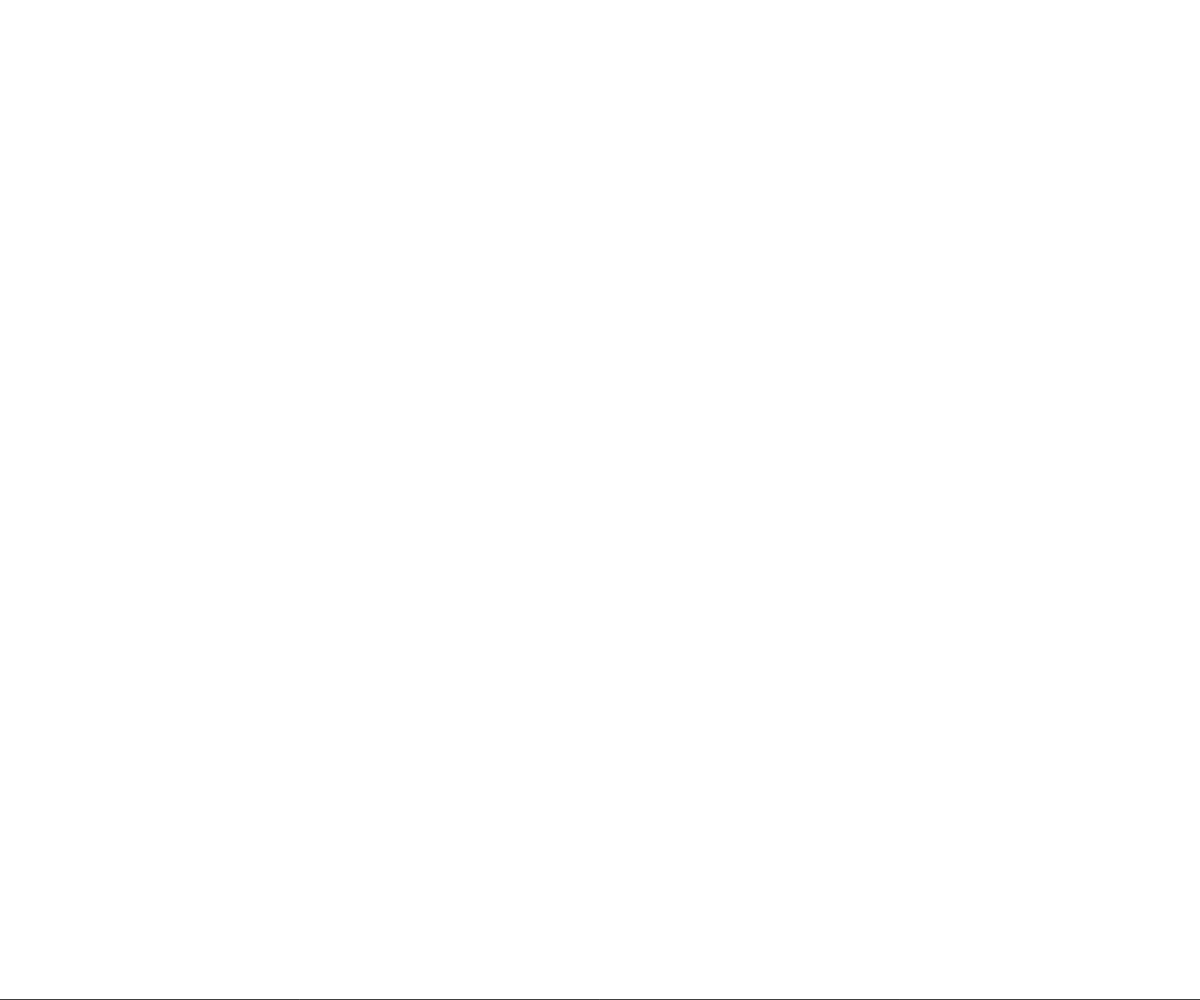
Frame 1 (no input)
Frame 60 (no input): identical to frame 1, image omitted
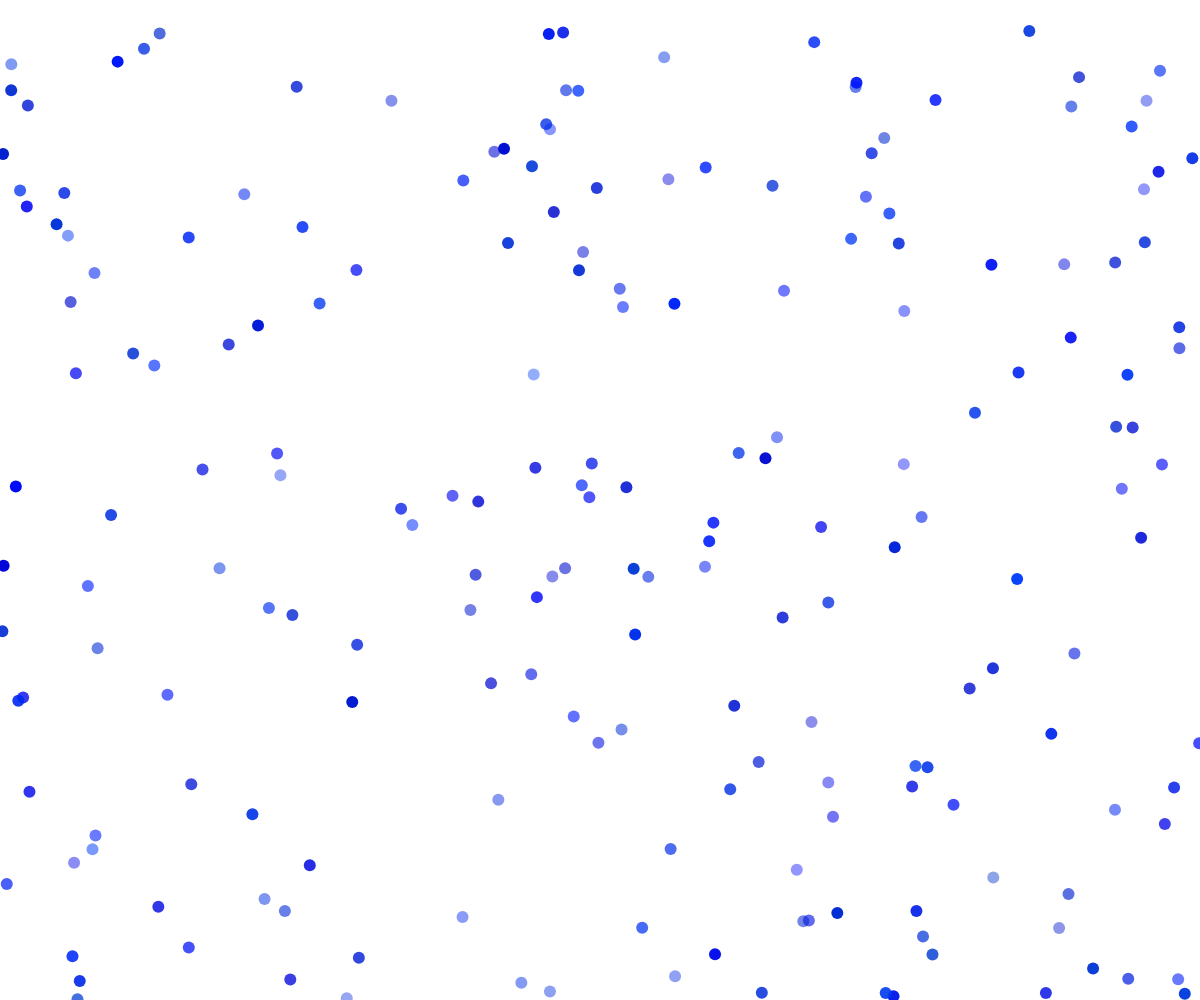
Frame 120 (the mouse pressed at the canvas centre since frame 60)

The p5.js sketch that drew these frames (run headless with seeded random() and noise() and a simulated clock; from frame 60 on, the mouse is pressed at the canvas centre):

// p5.js sketch
// ── sketch.js
// Pair Programming Game
// Tyler Boechler & Quincy Fast
// November 16th, 2018;
//
// Extra for Experts:
// - describe what you did to take this project "above and beyond"

class Raindrop  {
  constructor() {
    this.x = random(width);
    this.y = random(-1000, -10);
    this.dx = 0;
    this.dy = 8;
    this.radius = 6;
    this.color = color(0, random(60), 255 - random(50), 255 - random(150));
    this.touchingGround = false;
  }

  display() {
    noStroke();
    fill(this.color);
    ellipse(this.x, this.y, this.radius * 2, this.radius * 2);
  }

  fall() {
    if (this.y + this.dy >= collectionHeight) {
      this.touchingGround = true;

    }
    else {
      this.dy += 0.3;
      this.y += this.dy;
    }

  }

}

let rainArray = [];
let dropCounter = 0;
let collectionHeight;
let buffer = 31;

let weather;

function setup() {
  createCanvas(windowWidth, windowHeight);
  weather = "rain";
}

function draw() {
  if (weather === "rain") {

    displayRain();
  }
}

function mousePressed() {
  //rain
  generateRain();


}

function displayRain() {
  collectionHeight = height - dropCounter * 0.1;
  background(255);
  for (let i=rainArray.length-1; i>0; i--) {
    rainArray[i].fall();
    rainArray[i].display();
    touchingGround(i);
  }

  elementalCollection("rain");
}

function touchingGround(i) {
  if (rainArray[i].touchingGround) {
    dropCounter++;
    rainArray.splice(i, 1);
  }
}

function generateRain() {
  for (let i = 0; i < 200; i++) {
    let someRain = new Raindrop();
    rainArray.push(someRain);
  }
}



function elementalCollection(element) {
  if (element === "rain") {
    fill(0, 0, 255, 150);
  }

  rect(0, collectionHeight, width, dropCounter * 0.1);
}
